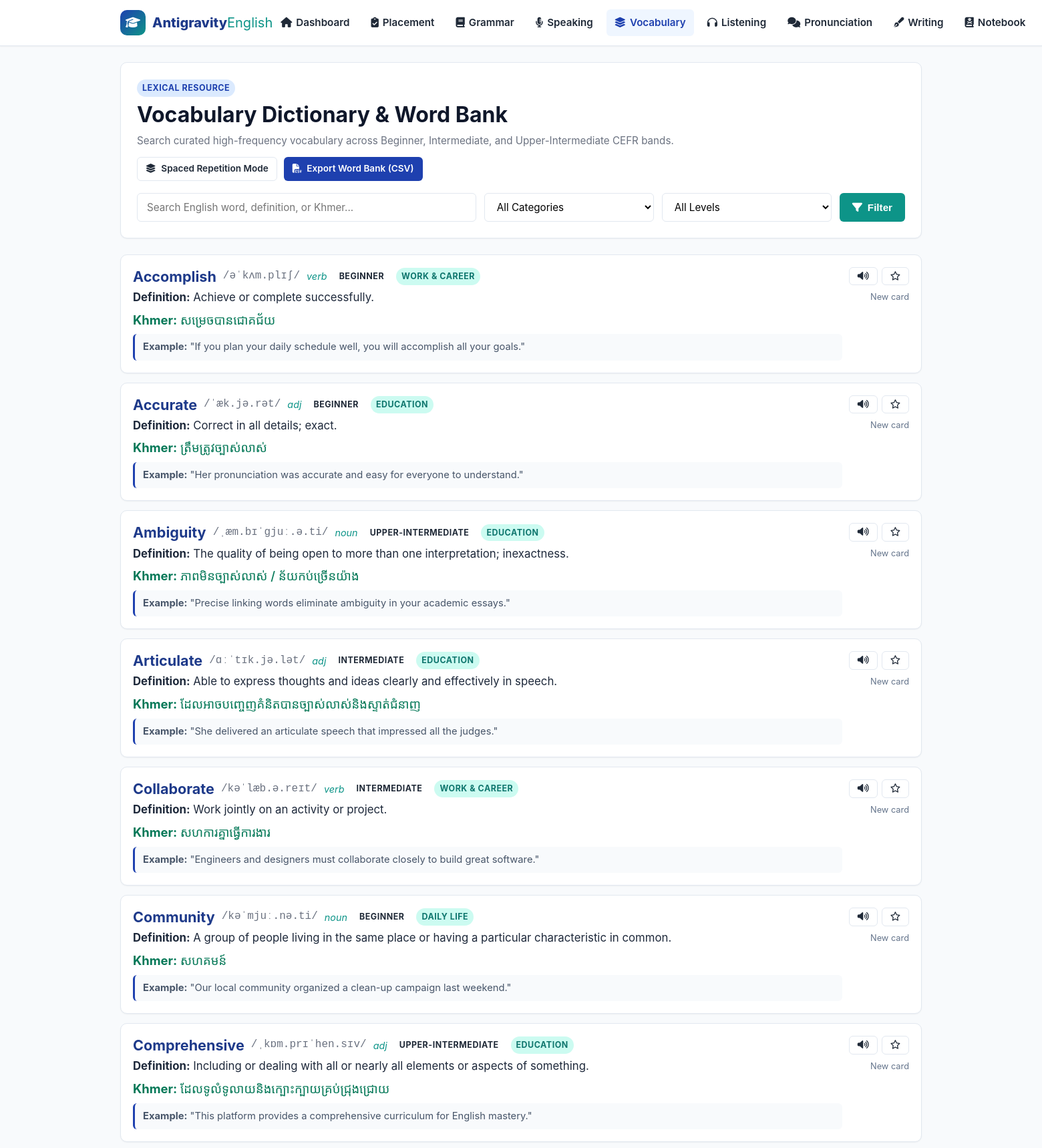
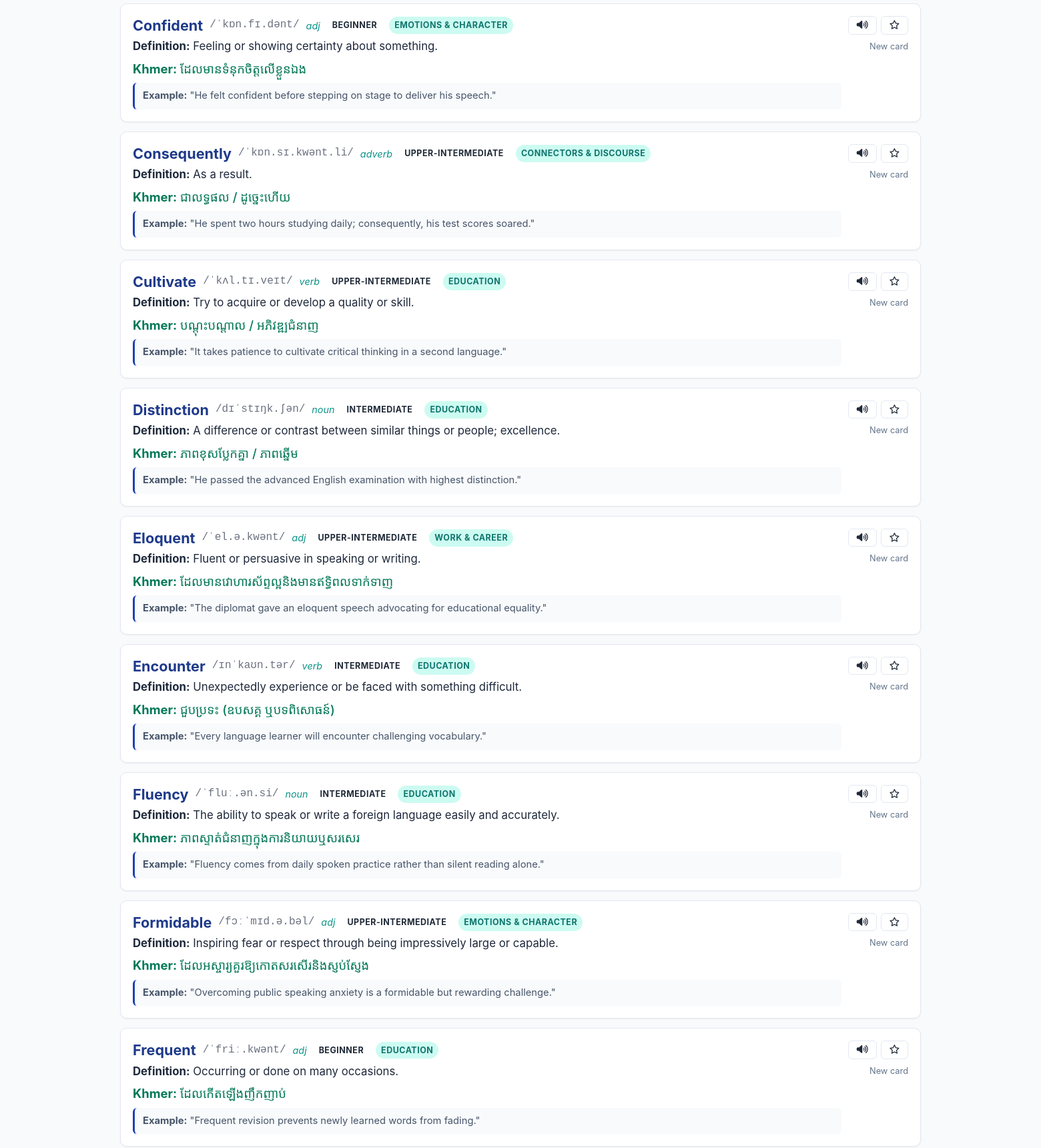
/vocabulary/dictionary (signed in, upper part), run on the app's committed database (2 pictures, top to bottom).
### tables this page shows
CREATE TABLE user_vocabulary (
    id INTEGER PRIMARY KEY AUTOINCREMENT,
    user_id INTEGER NOT NULL,
    vocab_id INTEGER NOT NULL,
    repetition_count INTEGER DEFAULT 0,
    interval_days INTEGER DEFAULT 0,
    ease_factor REAL DEFAULT 2.5,
    next_review_date TEXT NOT NULL,
    last_reviewed_date TEXT,
    history_json TEXT DEFAULT '[]',
    is_favorite INTEGER DEFAULT 0,
    UNIQUE(user_id, vocab_id),
    FOREIGN KEY (user_id) REFERENCES users(id) ON DELETE CASCADE,
    FOREIGN KEY (vocab_id) REFERENCES vocabulary(id) ON DELETE CASCADE
);

CREATE TABLE vocabulary (
    id INTEGER PRIMARY KEY AUTOINCREMENT,
    word TEXT UNIQUE NOT NULL,
    part_of_speech TEXT NOT NULL,
    phonetic TEXT NOT NULL,
    definition_en TEXT NOT NULL,
    definition_km TEXT NOT NULL,
    example_sentence TEXT NOT NULL,
    difficulty_level TEXT NOT NULL,
    category TEXT NOT NULL
);

### routes/vocabulary.py (the view)
@bp.route('/dictionary')
@login_required
def dictionary():
    user_id = session['user_id']
    search = request.args.get('q', '').strip()
    category = request.args.get('category', '').strip()
    difficulty = request.args.get('difficulty', '').strip()
    words = get_all_vocabulary_for_user(user_id, search=search, category=category, difficulty=difficulty)
    stats = get_vocab_statistics(user_id)
    db = get_db()
    cur = db.execute("SELECT DISTINCT category FROM vocabulary ORDER BY category")
    categories = [r['category'] for r in cur.fetchall()]
    return render_template(
        'vocabulary_dictionary.html',
        words=words,
        stats=stats,
        categories=categories,
        search=search,
        selected_category=category,
        selected_difficulty=difficulty
    )

### database/db.py (called while the page is built)
def get_db():
    if 'db' not in g:
        db_path = current_app.config['DATABASE']
        db_dir = os.path.dirname(db_path)
        if db_dir and not os.path.exists(db_dir):
            os.makedirs(db_dir, exist_ok=True)
        g.db = sqlite3.connect(db_path)
        g.db.row_factory = sqlite3.Row
        g.db.execute("PRAGMA foreign_keys = ON;")
    return g.db

### routes/auth.py (called while the page is built)
def login_required(view):
    @functools.wraps(view)
    def wrapped_view(**kwargs):
        if g.user is None:
            flash("Please log in or continue as guest to access this section.", "info")
            return redirect(url_for('auth.login', next=request.url))
        return view(**kwargs)
    return wrapped_view

### services/vocabulary_service.py (called while the page is built)
def ensure_user_vocab_initialized(user_id):
    db = get_db()
    today_str = date.today().isoformat()
    db.execute("""
        INSERT OR IGNORE INTO user_vocabulary (user_id, vocab_id, repetition_count, interval_days, ease_factor, next_review_date, last_reviewed_date, history_json, is_favorite)
        SELECT ?, v.id, 0, 0, 2.5, ?, NULL, '[]', 0
        FROM vocabulary v
        WHERE NOT EXISTS (
            SELECT 1 FROM user_vocabulary uv WHERE uv.user_id = ? AND uv.vocab_id = v.id
        )
    """, (user_id, today_str, user_id))
    db.commit()

### templates/vocabulary_dictionary.html (shortened to what this page needs)
{% extends "base.html" %}
{% block content %}
<div class="card" style="margin-bottom:24px;">
  <div style="display:flex;justify-content:space-between;align-items:center;flex-wrap:wrap;gap:12px;">
    <div>
      <span class="badge badge-a1" style="margin-bottom:6px;">Lexical Resource</span>
      <h1 style="font-size:2rem;margin-bottom:6px;">Vocabulary Dictionary & Word Bank</h1>
      <p style="color:var(--text-muted);font-size:0.95rem;">
        Search curated high-frequency vocabulary across Beginner, Intermediate, and Upper-Intermediate CEFR bands.
      </p>
    </div>
    <div style="display:flex;gap:10px;">
      <a href="{{ url_for('vocabulary.index') }}" class="btn btn-outline btn-sm">
        <i class="fas fa-layer-group"></i> Spaced Repetition Mode
      </a>
      <a href="{{ url_for('backup.export_vocabulary_csv') }}" class="btn btn-primary btn-sm">
        <i class="fas fa-file-csv"></i> Export Word Bank (CSV)
      </a>
    </div>
  </div>
  <form action="{{ url_for('vocabulary.dictionary') }}" method="GET" style="margin-top:18px;">
    <div style="display:grid;grid-template-columns:2fr 1fr 1fr auto;gap:12px;">
      <input type="text" name="q" class="form-control" placeholder="Search English word, definition, or Khmer..." value="{{ search }}">
      <select name="category" class="form-control">
        <option value="">All Categories</option>
      </select>
      <select name="difficulty" class="form-control">
        <option value="">All Levels</option>
      </select>
      <button type="submit" class="btn btn-secondary">
        <i class="fas fa-filter"></i> Filter
      </button>
    </div>
  </form>
</div>
<div style="display:flex;flex-direction:column;gap:14px;margin-bottom:40px;">
  {% for w in words %}
    <div class="card" style="padding:18px;">
      <div style="display:flex;justify-content:space-between;align-items:flex-start;flex-wrap:wrap;gap:10px;">
        <div style="flex:1;">
          <div style="display:flex;align-items:center;gap:10px;margin-bottom:4px;">
            <h3 style="font-size:1.35rem;color:var(--primary-dark);">{{ w.word }}</h3>
            <span style="font-family:monospace;color:var(--text-muted);font-size:1rem;">{{ w.phonetic }}</span>
            <span style="font-style:italic;color:var(--secondary);font-size:0.9rem;">{{ w.part_of_speech }}</span>
            <span class="badge badge-{{ w.difficulty_level[:2]|lower }}">{{ w.difficulty_level }}</span>
            <span class="badge badge-b1">{{ w.category }}</span>
          </div>
          <div style="font-size:1.05rem;color:#1e293b;margin-bottom:6px;">
            <strong>Definition:</strong> {{ w.definition_en }}
          </div>
          <div class="text-khmer" style="font-size:1.15rem;margin-bottom:6px;">
            <strong>Khmer:</strong> {{ w.definition_km }}
          </div>
          <div style="font-size:0.92rem;color:#475569;background:#f8fafc;padding:8px 12px;border-radius:6px;border-left:3px solid var(--primary);">
            <strong>Example:</strong> "{{ w.example_sentence }}"
          </div>
        </div>
        <div style="text-align:right;display:flex;flex-direction:column;align-items:flex-end;gap:8px;">
          <div style="display:flex;gap:6px;">
            <button onclick="speakEnglish('{{ w.word|replace("'", "\\'") }}')" class="btn btn-outline btn-sm" title="Listen to pronunciation">
              <i class="fas fa-volume-up"></i>
            </button>
            <button onclick="toggleFavoriteWord({{ w.id }}, this)" class="btn btn-outline btn-sm" title="Toggle Favorite">
              <i class="{% if w.is_favorite %}fas fa-star" style="color:#f59e0b;{% else %}far fa-star{% endif %}"></i>
            </button>
          </div>
          <div style="font-size:0.8rem;color:var(--text-muted);">
            {% if w.repetition_count and w.repetition_count > 0 %}
              <span style="color:#15803d;font-weight:600;"><i class="fas fa-brain"></i> Reps: {{ w.repetition_count }} (Interval: {{ w.interval_days }}d)</span>
            {% else %}
              <span style="color:#64748b;">New card</span>
            {% endif %}
          </div>
        </div>
      </div>
    </div>
  {% else %}
    <div class="card" style="text-align:center;padding:40px;">
      <p style="color:var(--text-muted);">No vocabulary matched your search query.</p>
    </div>
  {% endfor %}
</div>
{% endblock %}

### static/css/style.css (style rules this page uses)
:root { --primary: #1e40af; --primary-light: #3b82f6; --primary-dark: #1e3a8a; --primary-subtle: #eff6ff; --secondary: #0d9488; --secondary-light: #14b8a6; --secondary-subtle: #f0fdfa; --accent: #f59e0b; --accent-light: #fbbf24; --accent-subtle: #fffbeb; --success: #16a34a; --success-subtle: #f0fdf4; --warning: #d97706; --warning-subtle: #fffbeb; --danger: #dc2626; --danger-subtle: #fef2f2; --text-main: #1f2937; --text-muted: #6b7280; --text-light: #9ca3af; --bg-page: #f8fafc; --bg-card: #ffffff; --bg-card-subtle: #f1f5f9; --border-color: #e2e8f0; --border-focus: #3b82f6; --shadow-sm: 0 1px 2px 0 rgba(0, 0, 0, 0.05); --shadow-md: 0 4px 6px -1px rgba(0, 0, 0, 0.1), 0 2px 4px -1px rgba(0, 0, 0, 0.06); --shadow-lg: 0 10px 15px -3px rgba(0, 0, 0, 0.1), 0 4px 6px -2px rgba(0, 0, 0, 0.05); --radius-sm: 6px; --radius-md: 10px; --radius-lg: 16px; --radius-full: 9999px; --font-main: -apple-system, BlinkMacSystemFont, "Segoe UI", Roboto, Helvetica, Arial, sans-serif; --font-km: "Hanuman", "Kantumruy Pro", "Khmer OS", -apple-system, sans-serif; }
* { box-sizing: border-box; margin: 0; padding: 0; }
body { font-family: var(--font-main); background-color: var(--bg-page); color: var(--text-main); line-height: 1.6; min-height: 100vh; display: flex; flex-direction: column; }
h1, h2, h3, h4, h5, h6 { color: #0f172a; font-weight: 700; line-height: 1.3; }
a { color: var(--primary-light); text-decoration: none; transition: color 0.15s ease; }
.text-khmer { font-family: var(--font-km); color: #047857; font-weight: 500; }
.card { background-color: var(--bg-card); border: 1px solid var(--border-color); border-radius: var(--radius-md); padding: 24px; box-shadow: var(--shadow-sm); transition: transform 0.15s ease, box-shadow 0.15s ease; }
.btn { display: inline-flex; align-items: center; justify-content: center; gap: 8px; font-weight: 600; font-size: 0.95rem; padding: 10px 18px; border-radius: var(--radius-sm); border: 1px solid transparent; cursor: pointer; transition: all 0.15s ease; text-decoration: none; }
.btn-primary { background-color: var(--primary); color: #ffffff; }
.btn-secondary { background-color: var(--secondary); color: #ffffff; }
.btn-outline { background-color: transparent; border-color: var(--border-color); color: var(--text-main); }
.btn-sm { padding: 6px 12px; font-size: 0.85rem; }
.form-control { width: 100%; padding: 10px 14px; border: 1px solid var(--border-color); border-radius: var(--radius-sm); font-size: 0.95rem; background-color: #ffffff; transition: border-color 0.15s ease, box-shadow 0.15s ease; font-family: inherit; }
.badge { display: inline-block; padding: 3px 8px; border-radius: var(--radius-full); font-size: 0.78rem; font-weight: 700; text-transform: uppercase; letter-spacing: 0.5px; }
.badge-a1 { background-color: #dbeafe; color: #1e40af; }
.badge-b1 { background-color: #ccfbf1; color: #0f766e; }

### data on the page
user_vocabulary: word "Accomplish", phonetic "/əˈkʌm.plɪʃ/", part_of_speech "verb", difficulty_level "BEGINNER", category "WORK & CAREER", definition_en "Achieve or complete successfully.", definition_km "សម្រេចបានជោគជ័យ", example_sentence "If you plan your daily schedule well, you will accomplish all your goals.", is_favorite 0 (drawn), repetition_count "New card"
user_vocabulary: word "Accurate", phonetic "/ˈæk.jə.rət/", part_of_speech "adj", difficulty_level "BEGINNER", category "EDUCATION", definition_en "Correct in all details; exact.", definition_km "ត្រឹមត្រូវច្បាស់លាស់", example_sentence "Her pronunciation was accurate and easy for everyone to understand.", is_favorite 0 (drawn), repetition_count "New card"
user_vocabulary: word "Ambiguity", phonetic "/ˌæm.bɪˈɡjuː.ə.ti/", part_of_speech "noun", difficulty_level "UPPER-INTERMEDIATE", category "EDUCATION", definition_en "The quality of being open to more than one interpretation; inexactness.", definition_km "ភាពមិនច្បាស់លាស់ / ន័យកប់ច្រើនយ៉ាង", example_sentence "Precise linking words eliminate ambiguity in your academic essays.", is_favorite 0 (drawn), repetition_count "New card"
user_vocabulary: word "Articulate", phonetic "/ɑːˈtɪk.jə.lət/", part_of_speech "adj", difficulty_level "INTERMEDIATE", category "EDUCATION", definition_en "Able to express thoughts and ideas clearly and effectively in speech.", definition_km "ដែលអាចបញ្ចេញគំនិតបានច្បាស់លាស់និងស្ទាត់ជំនាញ", example_sentence "She delivered an articulate speech that impressed all the judges.", is_favorite 0 (drawn), repetition_count "New card"
user_vocabulary: word "Collaborate", phonetic "/kəˈlæb.ə.reɪt/", part_of_speech "verb", difficulty_level "INTERMEDIATE", category "WORK & CAREER", definition_en "Work jointly on an activity or project.", definition_km "សហការគ្នាធ្វើការងារ", example_sentence "Engineers and designers must collaborate closely to build great software.", is_favorite 0 (drawn), repetition_count "New card"
user_vocabulary: word "Community", phonetic "/kəˈmjuː.nə.ti/", part_of_speech "noun", difficulty_level "BEGINNER", category "DAILY LIFE", definition_en "A group of people living in the same place or having a particular characteristic in common.", definition_km "សហគមន៍", example_sentence "Our local community organized a clean-up campaign last weekend.", is_favorite 0 (drawn), repetition_count "New card"
user_vocabulary: word "Comprehensive", phonetic "/ˌkɒm.prɪˈhen.sɪv/", part_of_speech "adj", difficulty_level "UPPER-INTERMEDIATE", category "EDUCATION", definition_en "Including or dealing with all or nearly all elements or aspects of something.", definition_km "ដែលទូលំទូលាយនិងក្បោះក្បាយគ្រប់ជ្រុងជ្រោយ", example_sentence "This platform provides a comprehensive curriculum for English mastery.", is_favorite 0 (drawn), repetition_count "New card"
user_vocabulary: word "Confident", phonetic "/ˈkɒn.fɪ.dənt/", part_of_speech "adj", difficulty_level "BEGINNER", category "EMOTIONS & CHARACTER", definition_en "Feeling or showing certainty about something.", definition_km "ដែលមានទំនុកចិត្តលើខ្លួនឯង", example_sentence "He felt confident before stepping on stage to deliver his speech.", is_favorite 0 (drawn), repetition_count "New card"
user_vocabulary: word "Consequently", phonetic "/ˈkɒn.sɪ.kwənt.li/", part_of_speech "adverb", difficulty_level "UPPER-INTERMEDIATE", category "CONNECTORS & DISCOURSE", definition_en "As a result.", definition_km "ជាលទ្ធផល / ដូច្នេះហើយ", example_sentence "He spent two hours studying daily; consequently, his test scores soared.", is_favorite 0 (drawn), repetition_count "New card"
user_vocabulary: word "Cultivate", phonetic "/ˈkʌl.tɪ.veɪt/", part_of_speech "verb", difficulty_level "UPPER-INTERMEDIATE", category "EDUCATION", definition_en "Try to acquire or develop a quality or skill.", definition_km "បណ្តុះបណ្តាល / អភិវឌ្ឍជំនាញ", example_sentence "It takes patience to cultivate critical thinking in a second language.", is_favorite 0 (drawn), repetition_count "New card"
user_vocabulary: word "Distinction", phonetic "/dɪˈstɪŋk.ʃən/", part_of_speech "noun", difficulty_level "INTERMEDIATE", category "EDUCATION", definition_en "A difference or contrast between similar things or people; excellence.", definition_km "ភាពខុសប្លែកគ្នា / ភាពឆ្នើម", example_sentence "He passed the advanced English examination with highest distinction.", is_favorite 0 (drawn), repetition_count "New card"
user_vocabulary: word "Eloquent", phonetic "/ˈel.ə.kwənt/", part_of_speech "adj", difficulty_level "UPPER-INTERMEDIATE", category "WORK & CAREER", definition_en "Fluent or persuasive in speaking or writing.", definition_km "ដែលមានវោហារស័ព្ទល្អនិងមានឥទ្ធិពលទាក់ទាញ", example_sentence "The diplomat gave an eloquent speech advocating for educational equality.", is_favorite 0 (drawn), repetition_count "New card"
user_vocabulary: word "Encounter", phonetic "/ɪnˈkaʊn.tər/", part_of_speech "verb", difficulty_level "INTERMEDIATE", category "EDUCATION", definition_en "Unexpectedly experience or be faced with something difficult.", definition_km "ជួបប្រទះ (ឧបសគ្គ ឬបទពិសោធន៍)", example_sentence "Every language learner will encounter challenging vocabulary.", is_favorite 0 (drawn), repetition_count "New card"
user_vocabulary: word "Fluency", phonetic "/ˈfluː.ən.si/", part_of_speech "noun", difficulty_level "INTERMEDIATE", category "EDUCATION", definition_en "The ability to speak or write a foreign language easily and accurately.", definition_km "ភាពស្ទាត់ជំនាញក្នុងការនិយាយឬសរសេរ", example_sentence "Fluency comes from daily spoken practice rather than silent reading alone.", is_favorite 0 (drawn), repetition_count "New card"
user_vocabulary: word "Formidable", phonetic "/fɔːˈmɪd.ə.bəl/", part_of_speech "adj", difficulty_level "UPPER-INTERMEDIATE", category "EMOTIONS & CHARACTER", definition_en "Inspiring fear or respect through being impressively large or capable.", definition_km "ដែលអស្ចារ្យគួរឱ្យកោតសរសើរនិងស្ញប់ស្ញែង", example_sentence "Overcoming public speaking anxiety is a formidable but rewarding challenge.", is_favorite 0 (drawn), repetition_count "New card"
user_vocabulary: word "Frequent", phonetic "/ˈfriː.kwənt/", part_of_speech "adj", difficulty_level "BEGINNER", category "EDUCATION", definition_en "Occurring or done on many occasions.", definition_km "ដែលកើតឡើងញឹកញាប់", example_sentence "Frequent revision prevents newly learned words from fading.", is_favorite 0 (drawn), repetition_count "New card"
